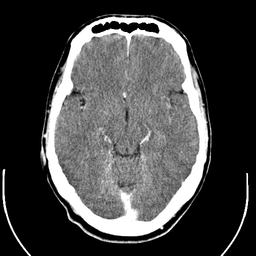
%> input picture CTScan1.png, 256 x 256 px
$ octave JPEGCompression.m   (GNU Octave 9; MATLAB toolbox functions it lacks are replaced by stand-ins)
%> lines starting %> are read from the running program, lines starting %| are printed output that depends on the picture
clear
close all

%% NOTES
% For our code to reliably work, each the image dimensions must be
% multiples of 8 (e.g. the image must be in one of the standard image
% aspect ratios, such as 640x480, 1080x720, 1920x1080, etc.). The image can
% be RGB (w/ 3 channels) or grayscale (1 channel).

% In addition, our implementation is not as efficient as real JPEG
% compressors:its runtime scales largely with
% the area of the image. Here, we run tests on images of smaller sizes,
% which are included in this directory, but it may still take a few minutes
% for the code to run.

% 'quant.csv' must be in the same directory as this code for it to work.
% The quantization matrix is kept separate for easy access and editing.
%% MAIN

%images already in directory: CTScan1.png, CTScan2.png, dog.jpg
imageFileName = "CTScan1.png"; %name of file of image to be compressed, in the same directory as this file
outputFileName = "CTScan1Compressed.jpg";
qualityFactor = 4; %additional quantization factor by which you want to reduce frequencies of image

%calls main compress method to output DCT + quantization of image
%outputs savings in number storage
%output is in 'pairs.txt'
[X,proportionCompression] = compress(imageFileName,'runLengthEncodingOfCurrentImage.txt','quant.csv',qualityFactor);

%takes as input the output of compress(), 'pairs.txt'
%then runs run-length decoding on input, then inverse DCT of
% DCT coefficient matrix and outputs the decompressed image matrix
Y = decompress('runLengthEncodingOfCurrentImage.txt','quant.csv',qualityFactor);
% [31 lines not run here, left out]
function [compressedMatrix,proportionNumbers] = compress(image_matrix_filename,output_file_name,quant_matrix_filename,quality_factor)
%> called with image_matrix_filename = 'CTScan1.png', output_file_name = 'runLengthEncodingOfCurrentImage.txt', quant_matrix_filename = 'quant.csv', quality_factor = 4
    M = imread(image_matrix_filename);
%> M is the input picture: size 256x256 uint8; min 0, max 255, mean 69.8
    numRows = size(M,1);
%> numRows = 256
    numCols = size(M,2);
%> numCols = 256
    numChannels = size(M,3);
%> numChannels = 1
    compressedMatrix = zeros([numRows,numCols,numChannels]);
    M = double(M);
%> M: size 256x256 double
    for channel = 1:numChannels
        numHorizontalBlocks = round(numCols/8);
        numVerticalBlocks = round(numRows/8);

        for j = 0:numVerticalBlocks-1
           top = j*8+1;
           bottom = top+7;
           for i = 0:numHorizontalBlocks-1
              left = i*8+1;
              right = left+7;
              block = M(top:bottom,left:right,channel);
              DCT_block = DCT(block);
              DCT_block = quantize(DCT_block,quant_matrix_filename,quality_factor);
              DCT_block = DCT_block + 0;
              compressedMatrix(top:bottom,left:right,channel) = DCT_block;
           end
        end
    end
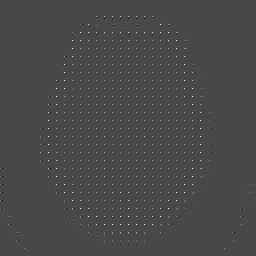
%> compressedMatrix: size 256x256 double; min -102, max 255, mean 1.1; drawn with min black and max white
    [pairs,pairCount] = runLengthEncoding(compressedMatrix);
%> the loop in runLengthEncoding, `for channel = 1:size(M,3)` made 1 pass
%> pairCount = 10456
    proportionNumbers = pairCount*2/(numRows*numCols*numChannels);
%> proportionNumbers = 0.319
    writematrix(pairs,output_file_name);
end

%decompress()
%Takes in the run-length encoding file of the quantized DCT cosine coefficients
%outputted by "compress," decodes it to reproduce the original sparse matrix, then
%does reverse quantization and inverse 2D DCT to produce a compressed
%version of the original image

function decompressedMatrix = decompress(compressed_image_matrix_filename,quant_matrix_filename,quality_factor)
    M = runLengthDecoding(compressed_image_matrix_filename);
    numRows = size(M,1);
    numCols = size(M,2);
    numChannels = size(M,3);
    decompressedMatrix = zeros([numRows,numCols,numChannels]);

    M = double(M);
    for channel = 1:numChannels

        numHorizontalBlocks = round(numCols/8);
        numVerticalBlocks = round(numRows/8);

        for j = 0:numVerticalBlocks-1
           top = j*8+1;
           bottom = top+7;
           for i = 0:numHorizontalBlocks-1
              left = i*8+1;
              right = left+7;
              block = M(top:bottom,left:right,channel);
              inverse_DCT_block = reverse_quantize(block,quant_matrix_filename,quality_factor);
              inverse_DCT_block = inverse_DCT(inverse_DCT_block);
%              disp(inverse_DCT_block)
              decompressedMatrix(top:bottom,left:right,channel) = inverse_DCT_block;
           end
        end
    end
    decompressedMatrix = round(decompressedMatrix);
end

%% Helper methods

%quantize()
%Takes in M, a 8x8 block of DCT cosine coefficients, and conducts element-wise
%division by the quantization matrix stored at
%"quantization_matrix_filename," followed by an additional division by the
%quality factor. The entries in the resulting matrix are rounded to the
%nearest integer closest to zero and returned.
%This produces the sparse matrix necessary for run-length encoding,
%by reducing the high index, high frequency cosine coefficients to zero.

% [4 lines left out: function quantize, not called in this run]


%reverse_quantize()
%Takes in M, a 8x8 block of DCT cosine coefficients, and conducts element-wise
%multiplication by the quantization matrix stored at
%"quantization_matrix_filename," followed by an additional multipication by the
%quality factor. The entries in the resulting matrix are rounded to the
%nearest integer closest to zero and returned. This produces the original DCT
%cosine coefficients from sparse matrix, except those high index, high frequency
%coefficients that were reduced to 0 in quantize() (as multiplication by
%zero is still zero, making the original coefficients are unrecoverable)

% [4 lines left out: function reverse_quantize, not called in this run]

%one_dim_dct()
%performs 1-dimensional Discrete cosine transform on a 1xN array x[n] :
%X[k] = [from n = 0 to n = N-1 Σ] x[n]*cos((π/N)*(n+1/2)*k)
%outputs the 1xN array of cosine coefficients

% [11 lines left out: function one_dim_DCT, not called in this run]

%DCT()
%performs 1-dimensional Discrete cosine transform on first the rows of
%a NxN array M, then all of the columns, which is mathematically equivalent
%and more computationally efficient than the 2D DCT.
%outputs the NxN array of cosine coefficients, with higher indices in each
%row and column being the coefficients of the higher frequency cosines.

% [8 lines left out: function DCT, not called in this run]


%one_dim_inverse_dct()
%performs 1-dimensionalal Inverse Discrete Cosine Transform on a 1xN array X[k]:
%which is an array of cosine coefficients generated from a one dimensionalal
%cosine transform. The formula for inverse DCT:
%f(n) = 2/N * (X[0]/2 + [from k = 1 to k = N-1 Σ] X[k]*cos((π/N)*(n+1/2)*k)
%output is the 1xN array of original values that were used to generate the
%cosine coefficients

% [12 lines left out: function one_dim_inverseDCT, not called in this run]

%inverse_DCT()
%performs 2-dimensional inverse Discrete cosine transform on first the rows of
%a NxN array M, then all of the columns, which is mathematically equivalent
%and more computationally efficient than the 2D inverse DCT.
%outputs the NxN array of original values used to determine the cosine
%coefficients that make up the input matrix.

% [8 lines left out: function inverse_DCT, not called in this run]

% runLengthEncoding()
% Takes in a sparse NxN matrix, reshapes it into a 1xN*N matrix, and does
% run-length encoding on the linear array, e.g. [1 0 0 0 0 2 2 2 1 1 1]
% becomes [(1,1) (0,4) (2,3) (1,3)]. The method returns an array
% of these pairs, alongside the original dimensions of the input matrix
% to be printed to a file in compress().

function [pairs,pairCount] = runLengthEncoding(M)
    pairs = [size(M,1) size(M,2) size(M,3)];
    for channel = 1:size(M,3)
        MM = reshape(M(:,:,channel),1,[]);
        count = 1;
        pairCount = 0;
        previous_number = MM(1);
        for i = 2:size(MM,2)
           if MM(i) ~= previous_number
               pairs = [pairs previous_number count];
               pairCount = pairCount+1;
               count = 1;
               previous_number = MM(i);
           else
               count = count + 1;
           end
        end

        pairs = [pairs MM(i) count];
    end
end

% runLengthDecoding()
% This method takes in the name of the file where the run length encoding,
% i.e. the DCT coefficient matrix dimensions and (number,quantity) pairs,
% is stored, and recasts the pairs to a linear array of DCT coefficients,
% then reshapes them to the NxNxK arrays they originally were, for reverse
% quantization and inverse DCT.

function reshapedM = runLengthDecoding(pairs_text_file)
%> called with pairs_text_file = 'runLengthEncodingOfCurrentImage.txt'
    M = readmatrix(pairs_text_file);

    x_dim = M(1);
    y_dim = M(2);
    z_dim = M(3);

    lineararray = [];
    for i = 4:2:size(M,2)
       number = M(i);
       quantity = M(i+1);
       for j = 1:quantity
           lineararray = [lineararray number];
       end
    end
%> the run ends on the next line

    reshapedM = reshape(lineararray,[x_dim,y_dim,z_dim]);
end
